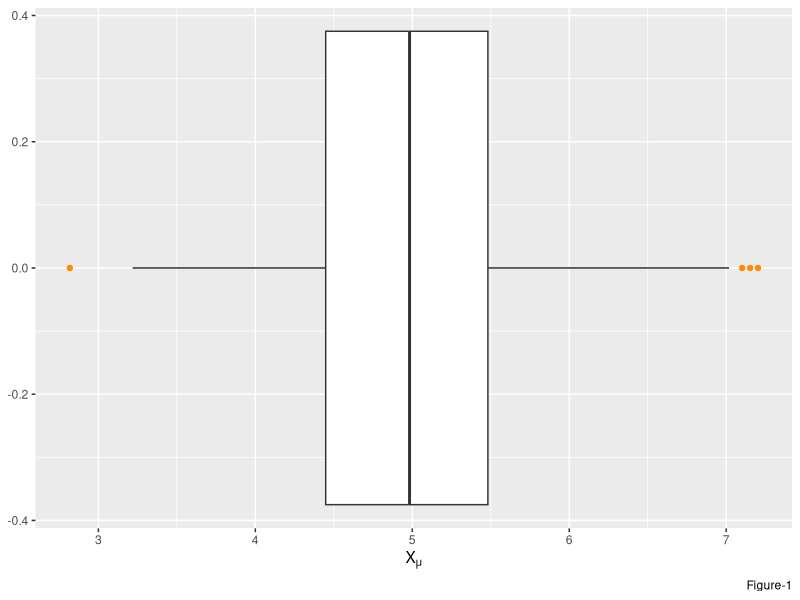
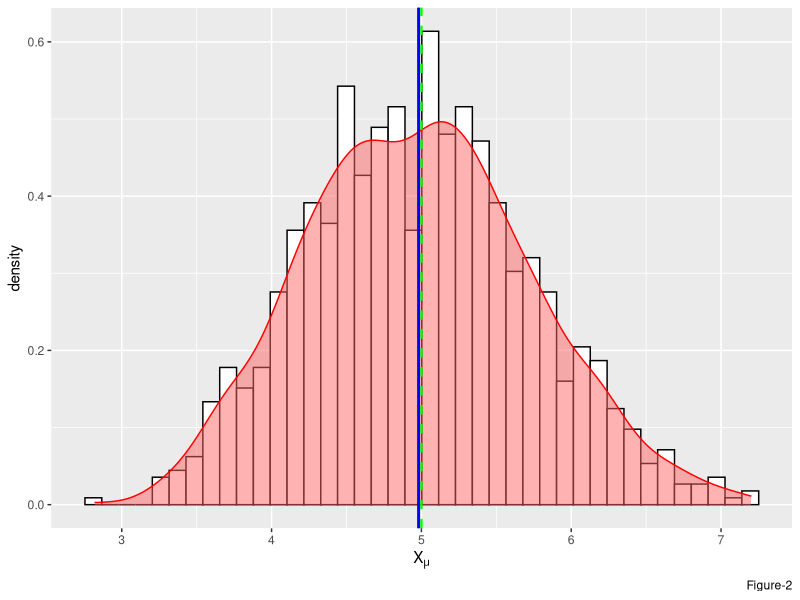
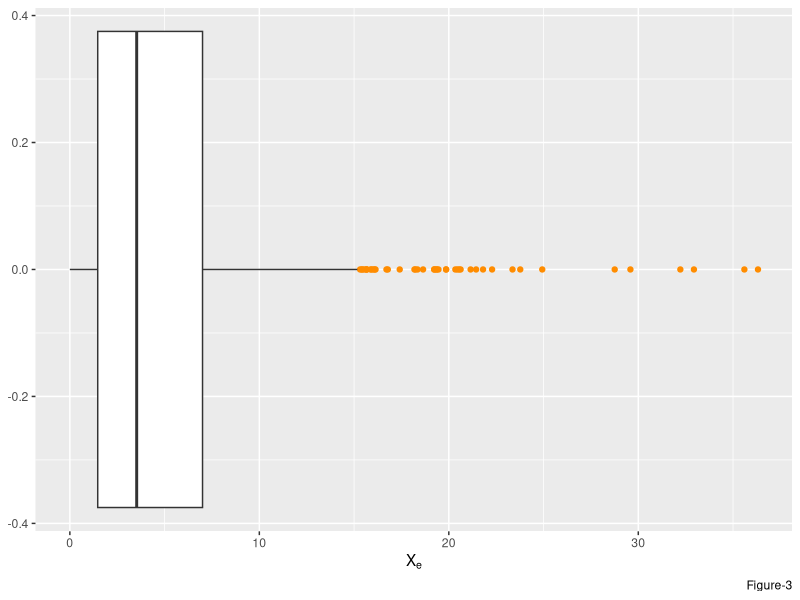
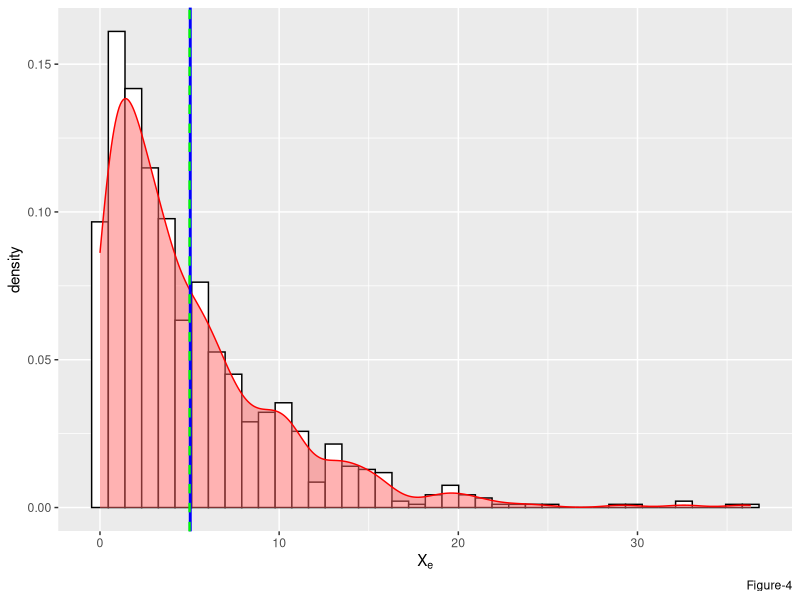

R code for these plots, in order:
## ---- chunk 1
knitr::opts_chunk$set(echo = FALSE)
# Sys.setenv(TZ = "UTC")      # set global TZ to UTC for POSIXt class

# .Rfliburl <- "https://raw.githubusercontent.com/robertwcw/Rflib/master"
# source(file.path(.Rfliburl,"getRflib.R"),local = TRUE)
# source(getRflib("is.defined.R"),local = TRUE)
# source(getRflib("myplclust.R"),local = TRUE)
# source(getRflib("strCap.R"),local = TRUE)
## ---- chunk 2
if (!requireNamespace("ggplot2",quietly = TRUE)) install.packages("ggplot2")
library(ggplot2)

if (!requireNamespace("datasets",quietly = TRUE)) install.packages("datasets")
library(datasets)

if (!requireNamespace("modelr",quietly = TRUE)) install.packages("modelr")
library(modelr)

par.def <- par(no.readonly = TRUE) 
## ---- chunk 3
# statistical simulation

n <- 40                 #number of exponential per sample 
B <- 1000               #number of simulation 
lambda <- 1/5           #rate value for random exponential function
mu <- 1/lambda          #theoretical mean of population
sigma <- 1/lambda       #theoretical std-deviation of population
alpha <- 1/20           #alpha level for confidence interval test

# generate 1000 simulated distribution of 40 random exponential per sample
z <- matrix(nrow = B, ncol = n) 
for (i in 1:B) {z[i,] <- rexp(n, lambda)}; rm(i)

e <- NULL
e <- cbind(rexp(n*25, lambda), # 1000 sample random exponential distribution data
           apply(z, 1, mean))  # 1000 simulated means of each sample of 40 random exponential distributed data
e <- as.data.frame(e)
colnames(e) <- c("X_e", "X_mu")
## ---- chunk 4
summary(e$X_mu)
## ---- chunk 5
# boxplot for bootstrapped mean of random exponential sample data 'X_mu'
b <- ggplot()
b <- b + geom_boxplot(data = e, mapping = aes(x = X_mu), 
                      outlier.colour = "darkorange",
                      size = 0.5,
                      varwidth = FALSE)
b <- b + labs(x = expression("X"[mu]), caption = "Figure-1")
print(b)  
## ---- chunk 6
# histogram for bootstrapped of 1000 mean of random exponential sample data 'X_mu'
h <- ggplot(data = e, mapping = aes(x = X_mu, y = ..density..)) 
h <- h + geom_histogram(color = "black", fill = "white", bins = n) +
        geom_density(alpha = 0.5, fill = "#FF6666", col = "red") +
        geom_vline(aes(xintercept = mean(x = X_mu)), lty = 1, lwd = 1, col = "blue") +
        geom_vline(aes(xintercept = mu), lty = 2, lwd = 0.8, col = "green") +
        labs(x = expression("X"[mu]), caption = "Figure-2")
print(h)
## ---- chunk 7
# t-test
CI_t <- mean(e$X_mu) + c(-1,1) * qt(1 - alpha/2, NROW(e$X_mu) - 1) * sqrt(var(e$X_mu)/length(e$X_mu))
t_val <- (mean(e$X_mu) - mu)/(sd(e$X_mu)/sqrt(NROW(e$X_mu)))
p_val <- pt(q = abs(t_val), df = B - 1, lower.tail = FALSE) * 2  #one-sided p-value
## ---- chunk 8
summary(e$X_e)
## ---- chunk 9
# boxplot for exponential distributed random sample data 'X_e'
b <- ggplot()
b <- b + geom_boxplot(data = e, mapping = aes(x = X_e), 
                      outlier.colour = "darkorange",
                      size = 0.5,
                      varwidth = FALSE)
b <- b + labs(x = expression("X"[e]), caption = "Figure-3")
print(b)
## ---- chunk 10
# histogram for 1000 random exponential sample data 'X_e'
h <- ggplot(data = e, mapping = aes(x = X_e, y = ..density..)) 
h <- h + 
    geom_histogram(color = "black", fill = "white", bins = n) +
    geom_density(alpha = 0.5, fill = "#FF6666", col = "red") +
    geom_vline(aes(xintercept = mean(x = X_e)), lty = 1, lwd = 1, col = "blue") +
    geom_vline(aes(xintercept = mu), lty = 2, lwd = 0.8, col = "green") +
    labs(x = expression("X"[e]), caption = "Figure-4")
print(h)

## ---- chunk 11
data("ToothGrowth")
delayedAssign("tg", ToothGrowth)
rm(ToothGrowth)

# tg.oj <- subset(tg, as.numeric(supp) == 1)  #"OJ" supplement
# tg.vc <- subset(tg, as.numeric(supp) == 2)  #"VC" supplement
# B.tg.oj <- bootstrap(tg.oj, B/2)  
# B.tg.vc <- bootstrap(tg.vc, B/2)  

B.tg <- bootstrap(tg, B)

B.tg.len <- NULL
for (i in as.numeric(B.tg$.id)) 
    B.tg.len <- c(B.tg.len, mean(tg[B.tg$strap[[i]][[2]],]$len))

## ---- chunk 12
str(tg)
summary(tg)
